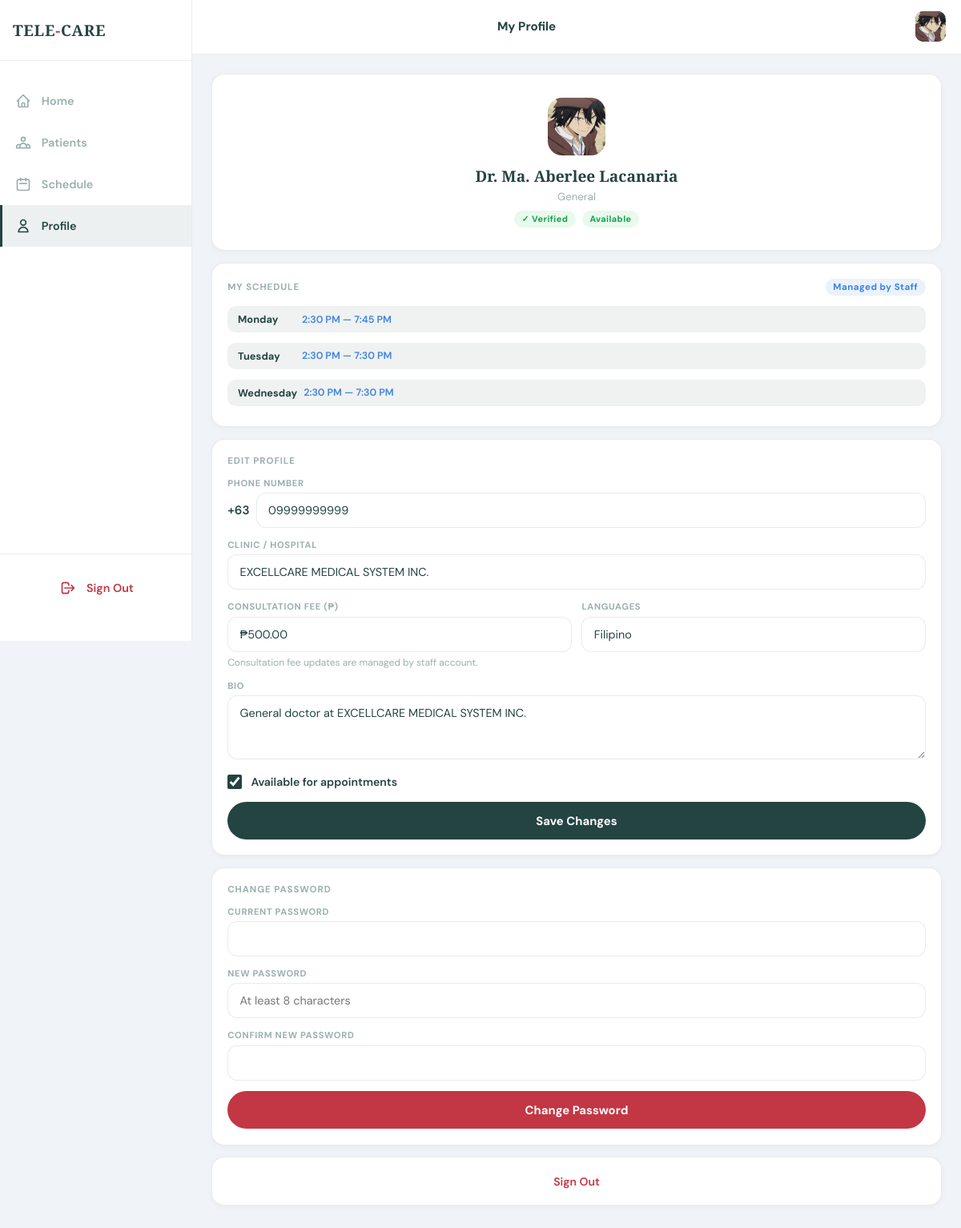
The app's page /doctor/profile.php (signed in) with its own data.
### tables this page shows
CREATE TABLE `doctors` (
  `id` int NOT NULL AUTO_INCREMENT,
  `full_name` varchar(150) NOT NULL,
  `specialty` varchar(100) DEFAULT NULL,
  `subspecialty` varchar(100) DEFAULT NULL,
  `clinic_name` varchar(150) DEFAULT NULL,
  `email` varchar(150) NOT NULL,
  `password` varchar(255) DEFAULT NULL,
  `phone_number` varchar(20) DEFAULT NULL,
  `profile_photo` varchar(255) DEFAULT NULL,
  `bio` text,
  `consultation_fee` decimal(10,2) DEFAULT '0.00',
  `languages_spoken` varchar(255) DEFAULT NULL,
  `rating` decimal(2,1) DEFAULT '0.0',
  `access_level` enum('junior','senior','consultant') DEFAULT 'junior',
  `status` enum('pending','active','inactive') DEFAULT 'pending',
  `is_available` tinyint(1) DEFAULT '0',
  `license_number` varchar(100) DEFAULT NULL,
  `issuing_board` varchar(150) DEFAULT NULL,
  `license_file` varchar(255) DEFAULT NULL,
  `board_cert_file` varchar(255) DEFAULT NULL,
  `consent_signed` tinyint(1) DEFAULT '0',
  `is_verified` tinyint(1) DEFAULT '0',
  `verified_at` timestamp NULL DEFAULT NULL,
  `verified_by` int DEFAULT NULL,
  `invite_token` varchar(100) DEFAULT NULL,
  `invite_expires` datetime DEFAULT NULL,
  `setup_complete` tinyint(1) DEFAULT '0',
  `created_at` timestamp NULL DEFAULT CURRENT_TIMESTAMP,
  `updated_at` timestamp NULL DEFAULT CURRENT_TIMESTAMP ON UPDATE CURRENT_TIMESTAMP,
  PRIMARY KEY (`id`),
  UNIQUE KEY `email` (`email`),
  KEY `verified_by` (`verified_by`),
  CONSTRAINT `doctors_ibfk_1` FOREIGN KEY (`verified_by`) REFERENCES `admins` (`id`) ON DELETE SET NULL
);

CREATE TABLE `doctor_schedules` (
  `id` int NOT NULL AUTO_INCREMENT,
  `doctor_id` int NOT NULL,
  `day_of_week` enum('Monday','Tuesday','Wednesday','Thursday','Friday','Saturday','Sunday') NOT NULL,
  `start_time` time NOT NULL,
  `end_time` time NOT NULL,
  PRIMARY KEY (`id`),
  KEY `doctor_id` (`doctor_id`),
  CONSTRAINT `doctor_schedules_ibfk_1` FOREIGN KEY (`doctor_id`) REFERENCES `doctors` (`id`) ON DELETE CASCADE
);

### doctor/includes/auth.php (called while the page is built, shortened)
<?php
require_once '../database/config.php';
$doctor_id = $_SESSION['doctor_id'];
$stmt = $conn->prepare("SELECT * FROM doctors WHERE id = ? AND status = 'active' LIMIT 1");
$stmt->bind_param("i", $doctor_id);
$stmt->execute();
$result = $stmt->get_result();
$doc = $result->fetch_assoc();

### doctor/profile.php (the view, shortened to what this page needs)
<?php
require_once 'includes/auth.php';
$fixed_clinic_name = 'EXCELLCARE MEDICAL SYSTEM INC.';
$schedules = [];
$sres = $conn->query("SELECT * FROM doctor_schedules WHERE doctor_id=$doctor_id ORDER BY FIELD(day_of_week,'Monday','Tuesday','Wednesday','Thursday','Friday','Saturday','Sunday')");
if ($sres) while ($s = $sres->fetch_assoc()) $schedules[] = $s;
$page_title_short = 'My Profile';
require_once 'includes/header.php';
?>
<div class="page">
  <div class="card" style="text-align:center;padding:1.8rem 1rem;">
    <form method="POST" enctype="multipart/form-data" id="photoForm">
      <div class="photo-wrap" onclick="document.getElementById('photoInput').click()">
        <?php if (!empty($doc['profile_photo'])): ?>
          <img src="../<?= htmlspecialchars($doc['profile_photo']) ?>" id="photoPreview" alt="Profile Photo"/>
        <?php else: ?>
          <div class="avatar-box" id="photoPreview"><?= strtoupper(substr($doc['full_name'],0,2)) ?></div>
        <?php endif; ?>
      </div>
    </form>
    <div style="font-family:'Playfair Display',serif;font-size:1.2rem;font-weight:700;">Dr. <?= htmlspecialchars($doc['full_name']) ?></div>
    <div style="font-size:0.83rem;color:var(--muted);margin-top:0.2rem;"><?= htmlspecialchars($doc['specialty'] ?? 'General Practitioner') ?></div>
    <div style="margin-top:0.6rem;display:flex;justify-content:center;gap:0.5rem;flex-wrap:wrap;">
      <?php if ($doc['is_verified']): ?><span class="badge badge-green">✓ Verified</span><?php endif; ?>
      <span class="badge <?= $doc['is_available']?'badge-green':'badge-gray' ?>"><?= $doc['is_available']?'Available':'Unavailable' ?></span>
    </div>
  </div>
  <div class="card">
    <div style="display:flex;align-items:center;justify-content:space-between;margin-bottom:0.8rem;">
      <div class="section-label" style="margin-bottom:0;">My Schedule</div>
      <span class="badge badge-blue" style="font-size:0.72rem;">Managed by Staff</span>
    </div>
    <?php if (empty($schedules)): ?>
      <div class="no-sched">No schedule set yet. Tap Edit Schedule to add your availability.</div>
    <?php else: ?>
      <div style="display:flex;flex-direction:column;gap:0.4rem;">
        <?php
        function fmt12($t){ [$h,$m]=explode(':',$t); $ap=$h>=12?'PM':'AM'; $hr=$h%12?:12; return $hr.':'.str_pad($m,2,'0',STR_PAD_LEFT).' '.$ap; }
        foreach ($schedules as $s): ?>
        <div class="sched-chip">
          <span class="day"><?= htmlspecialchars($s['day_of_week']) ?></span>
          <span class="time"><?= fmt12($s['start_time']) ?> — <?= fmt12($s['end_time']) ?></span>
        </div>
        <?php endforeach; ?>
      </div>
    <?php endif; ?>
  </div>
  <div class="card">
    <div class="section-label">Edit Profile</div>
    <form method="POST" enctype="multipart/form-data">
      <div class="form-field">
        <label class="field-label">Phone Number</label>
        <div style="display:flex;align-items:center;gap:0.5rem;">
          <span style="font-weight:600;color:var(--green);font-size:0.95rem;">+63</span>
          <input type="text" name="phone_number" id="phoneNumber" class="field-input" value="<?= htmlspecialchars(preg_replace('/^\+63/', '', $doc['phone_number'] ?? '')) ?>" placeholder="9XXXXXXXXX" maxlength="10" inputmode="numeric" style="flex:1;"/>
        </div>
      </div>
      <div class="form-field">
        <label class="field-label">Clinic / Hospital</label>
        <input type="text" class="field-input" value="<?= htmlspecialchars($fixed_clinic_name) ?>" readonly/>
      </div>
      <div style="display:grid;grid-template-columns:1fr 1fr;gap:0.8rem;">
        <div class="form-field">
          <label class="field-label">Consultation Fee (₱)</label>
          <input type="text" class="field-input" value="₱<?= number_format((float)($doc['consultation_fee'] ?? 0), 2) ?>" readonly/>
          <div style="font-size:0.75rem;color:var(--muted);margin-top:0.35rem;">Consultation fee updates are managed by staff account.</div>
        </div>
        <div class="form-field">
          <label class="field-label">Languages</label>
          <input type="text" name="languages_spoken" class="field-input" value="<?= htmlspecialchars($doc['languages_spoken'] ?? '') ?>" placeholder="e.g. English"/>
        </div>
      </div>
      <div class="form-field">
        <label class="field-label">Bio</label>
        <textarea name="bio" class="field-input" rows="3" placeholder="Brief professional background..."><?= htmlspecialchars($doc['bio'] ?? '') ?></textarea>
      </div>
      <div style="display:flex;align-items:center;gap:0.7rem;margin-bottom:1rem;">
        <input type="checkbox" name="is_available" id="avail" <?= $doc['is_available']?'checked':'' ?> style="width:18px;height:18px;accent-color:var(--green);"/>
        <label for="avail" style="font-size:0.88rem;font-weight:600;cursor:pointer;">Available for appointments</label>
      </div>
      <button type="submit" name="update_profile" class="btn-submit">Save Changes</button>
    </form>
  </div>
  <div class="card">
    <div class="section-label">Change Password</div>
    <form method="POST">
      <div class="form-field">
        <label class="field-label">Current Password</label>
        <input type="password" name="current_password" class="field-input" required/>
      </div>
      <div class="form-field">
        <label class="field-label">New Password</label>
        <input type="password" name="new_password" class="field-input" placeholder="At least 8 characters" required/>
      </div>
      <div class="form-field">
        <label class="field-label">Confirm New Password</label>
        <input type="password" name="confirm_password" class="field-input" required/>
      </div>
      <button type="submit" name="change_password" class="btn-submit btn-red-submit">Change Password</button>
    </form>
  </div>
  <div class="card" style="text-align:center;">
    <a href="logout.php" style="color:var(--red);font-weight:600;font-size:0.88rem;text-decoration:none;">Sign Out</a>
  </div>
</div>
<?php require_once 'includes/nav.php'; ?>
</body>
</html>

### doctor/includes/header.php (shortened to what this page needs)
<!DOCTYPE html>
<html lang="en">
<head>
</head>
<body>
<div class="top-header">
  <div class="header-left">
    <button class="hamburger-btn" id="sidebarToggle" title="Toggle sidebar">
    </button>
    <div class="header-brand">TELE<span>-</span>CARE</div>
  </div>
  <div class="header-center"><?= $page_title_short ?? '' ?></div>
  <a href="profile.php" class="header-avatar">
    <?php if (!empty($doc['profile_photo'])): ?>
      <img src="../../<?= htmlspecialchars($doc['profile_photo']) ?>" alt="photo"/>
    <?php else: ?>
      <?= strtoupper(substr($doc['full_name'], 0, 2)) ?>
    <?php endif; ?>
  </a>
</div>

### doctor/includes/header.php (style rules this page uses)
:root { --green:#244441; --green-dark:#1a3330; --red:#C33643; --blue:#3F82E3; --blue-dark:#2563C4; --bg:#F0F4F8; --white:#FFFFFF; --muted:#9ab0ae; --border:rgba(36,68,65,0.1); }
* { box-sizing:border-box; margin:0; padding:0; }
body { font-family:'DM Sans',sans-serif; background:var(--bg); color:var(--green); min-height:100vh; }
.top-header { background:var(--white); padding:0.9rem 1.2rem; display:flex; align-items:center; justify-content:space-between; border-bottom:1px solid var(--border); position:sticky; top:0; z-index:99; }
.header-left { display:flex; align-items:center; gap:1rem; }
.hamburger-btn { display:flex; align-items:center; justify-content:center; background:none; border:none; cursor:pointer; color:var(--green); font-size:1.3rem; padding:0.4rem; transition:transform 0.2s; }
@media (min-width: 768px) { .hamburger-btn { display:flex; } }
.header-brand { font-family:'Playfair Display',serif; font-size:1.1rem; font-weight:900; color:var(--green); }
.header-brand span { color:var(--red); }
.header-avatar { width:38px; height:38px; border-radius:10px; background:linear-gradient(135deg,var(--green),var(--green-dark)); color:#fff; display:flex; align-items:center; justify-content:center; font-weight:700; font-size:0.88rem; overflow:hidden; text-decoration:none; }
.header-avatar img { width:100%; height:100%; object-fit:cover; }
.header-center { font-size:0.95rem; font-weight:700; }
@media (min-width: 768px) { .page { padding:1.5rem; max-width:calc(100% - 240px); margin-left:240px; } }
.card { background:var(--white); border-radius:16px; padding:1.2rem; margin-bottom:0.9rem; border:1px solid var(--border); box-shadow:0 2px 8px rgba(0,0,0,0.04); }
.badge { display:inline-block; padding:0.2rem 0.6rem; border-radius:50px; font-size:0.68rem; font-weight:700; letter-spacing:0.04em; }
.badge-green { background:rgba(34,197,94,0.1); color:#16a34a; }
.badge-blue { background:rgba(63,130,227,0.1); color:var(--blue); }
.section-label { font-size:0.7rem; font-weight:700; text-transform:uppercase; letter-spacing:0.1em; color:var(--muted); margin-bottom:0.8rem; }
.field-label { display:block; font-size:0.7rem; font-weight:700; letter-spacing:0.06em; text-transform:uppercase; color:var(--muted); margin-bottom:0.35rem; }
.field-input { width:100%; padding:0.75rem 0.9rem; border:1.5px solid var(--border); border-radius:12px; font-family:'DM Sans',sans-serif; font-size:0.9rem; color:var(--green); outline:none; transition:border-color 0.2s; background:var(--white); }
textarea.field-input { resize:vertical; min-height:80px; }
.form-field { margin-bottom:0.85rem; }
.btn-submit { width:100%; padding:0.85rem; border-radius:50px; background:var(--green); color:#fff; font-weight:700; font-size:0.93rem; border:none; cursor:pointer; transition:all 0.25s; font-family:'DM Sans',sans-serif; }
.btn-red-submit { background:var(--red); }

### doctor/profile.php (style rules this page uses)
.sched-chip { display:inline-flex;align-items:center;gap:0.5rem;background:rgba(36,68,65,0.07);border-radius:10px;padding:0.5rem 0.8rem;font-size:0.8rem;font-weight:600;color:var(--green);margin-bottom:0.4rem; }
.sched-chip .day { font-weight:700;min-width:72px; }
.sched-chip .time { color:var(--blue);font-size:0.78rem; }
.section-label { font-size:0.72rem;font-weight:700;text-transform:uppercase;letter-spacing:0.08em;color:var(--muted);margin-bottom:0.8rem; }
.photo-wrap { position:relative;width:72px;height:72px;margin:0 auto 0.8rem;cursor:pointer; }
.photo-wrap img,.photo-wrap .avatar-box { width:72px;height:72px;border-radius:18px;object-fit:cover; }

### doctor/includes/nav.php (style rules this page uses)
:root { --sidebar-width: 240px; }
@media (min-width: 768px) { .page { margin-left: var(--sidebar-width); transition: margin-left 0.3s; } }

### records on screen
doctors: profile_photo (picture), full_name "Ma. Aberlee Lacanaria", specialty "General", phone_number "09999999999", consultation_fee "₱500.00", languages_spoken "Filipino", bio "General doctor at EXCELLCARE MEDICAL SYSTEM INC.", is_available "☑"
doctor_schedules: day_of_week "Monday", start_time "2:30 PM", end_time "7:45 PM"
doctor_schedules: day_of_week "Tuesday", start_time "2:30 PM", end_time "7:30 PM"
doctor_schedules: day_of_week "Wednesday", start_time "2:30 PM", end_time "7:30 PM"

### other values on screen
$page_title_short "My Profile"
